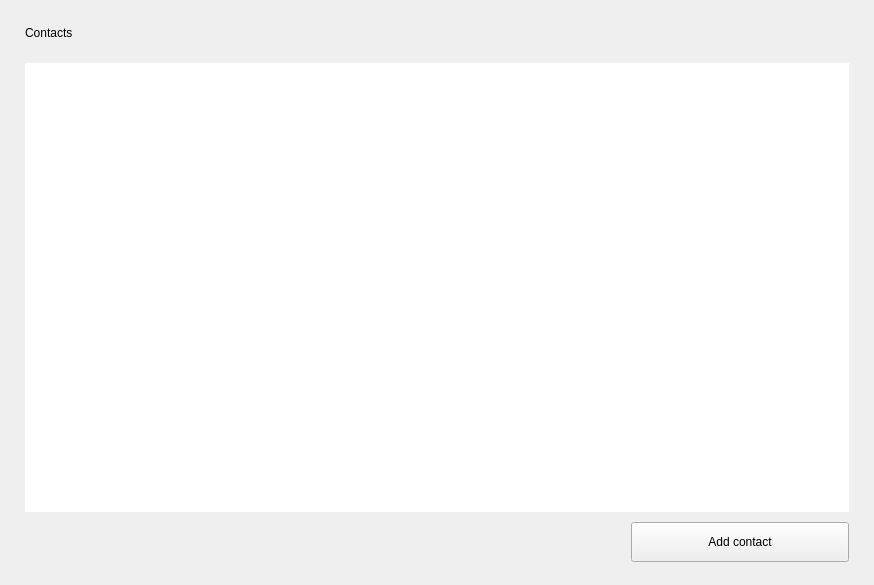
<?xml version="1.0" encoding="UTF-8"?>
<ui version="4.0">
 <class>AddressBookFrame</class>
 <widget class="QFrame" name="AddressBookFrame">
  <property name="geometry">
   <rect>
    <x>0</x>
    <y>0</y>
    <width>874</width>
    <height>585</height>
   </rect>
  </property>
  <property name="windowTitle">
   <string>Frame</string>
  </property>
  <property name="frameShape">
   <enum>QFrame::NoFrame</enum>
  </property>
  <property name="frameShadow">
   <enum>QFrame::Plain</enum>
  </property>
  <layout class="QVBoxLayout" name="verticalLayout">
   <property name="spacing">
    <number>0</number>
   </property>
   <property name="leftMargin">
    <number>25</number>
   </property>
   <property name="topMargin">
    <number>23</number>
   </property>
   <property name="rightMargin">
    <number>25</number>
   </property>
   <property name="bottomMargin">
    <number>23</number>
   </property>
   <item>
    <layout class="QHBoxLayout" name="horizontalLayout_2">
     <property name="spacing">
      <number>0</number>
     </property>
     <item>
      <widget class="WalletGui::WalletHeaderLabel" name="m_addressBookTextLabel">
       <property name="text">
        <string>Contacts</string>
       </property>
      </widget>
     </item>
     <item>
      <spacer name="horizontalSpacer_2">
       <property name="orientation">
        <enum>Qt::Horizontal</enum>
       </property>
       <property name="sizeHint" stdset="0">
        <size>
         <width>40</width>
         <height>20</height>
        </size>
       </property>
      </spacer>
     </item>
    </layout>
   </item>
   <item>
    <spacer name="verticalSpacer">
     <property name="orientation">
      <enum>Qt::Vertical</enum>
     </property>
     <property name="sizeType">
      <enum>QSizePolicy::Fixed</enum>
     </property>
     <property name="sizeHint" stdset="0">
      <size>
       <width>20</width>
       <height>20</height>
      </size>
     </property>
    </spacer>
   </item>
   <item>
    <widget class="WalletGui::WalletTreeView" name="m_addressBookView">
     <property name="focusPolicy">
      <enum>Qt::NoFocus</enum>
     </property>
     <property name="contextMenuPolicy">
      <enum>Qt::CustomContextMenu</enum>
     </property>
     <property name="frameShape">
      <enum>QFrame::NoFrame</enum>
     </property>
     <property name="alternatingRowColors">
      <bool>true</bool>
     </property>
     <property name="selectionMode">
      <enum>QAbstractItemView::NoSelection</enum>
     </property>
     <property name="textElideMode">
      <enum>Qt::ElideMiddle</enum>
     </property>
     <property name="verticalScrollMode">
      <enum>QAbstractItemView::ScrollPerPixel</enum>
     </property>
     <property name="rootIsDecorated">
      <bool>false</bool>
     </property>
     <property name="itemsExpandable">
      <bool>false</bool>
     </property>
     <property name="expandsOnDoubleClick">
      <bool>false</bool>
     </property>
     <attribute name="headerStretchLastSection">
      <bool>false</bool>
     </attribute>
    </widget>
   </item>
   <item>
    <spacer name="verticalSpacer_2">
     <property name="orientation">
      <enum>Qt::Vertical</enum>
     </property>
     <property name="sizeType">
      <enum>QSizePolicy::Fixed</enum>
     </property>
     <property name="sizeHint" stdset="0">
      <size>
       <width>20</width>
       <height>10</height>
      </size>
     </property>
    </spacer>
   </item>
   <item>
    <layout class="QHBoxLayout" name="horizontalLayout">
     <property name="spacing">
      <number>0</number>
     </property>
     <property name="topMargin">
      <number>0</number>
     </property>
     <item>
      <spacer name="horizontalSpacer">
       <property name="orientation">
        <enum>Qt::Horizontal</enum>
       </property>
       <property name="sizeHint" stdset="0">
        <size>
         <width>40</width>
         <height>20</height>
        </size>
       </property>
      </spacer>
     </item>
     <item>
      <widget class="WalletGui::WalletLargeBlueButton" name="m_addAddressButton">
       <property name="sizePolicy">
        <sizepolicy hsizetype="Fixed" vsizetype="Fixed">
         <horstretch>0</horstretch>
         <verstretch>0</verstretch>
        </sizepolicy>
       </property>
       <property name="minimumSize">
        <size>
         <width>218</width>
         <height>40</height>
        </size>
       </property>
       <property name="maximumSize">
        <size>
         <width>218</width>
         <height>40</height>
        </size>
       </property>
       <property name="text">
        <string>Add contact</string>
       </property>
       <property name="icon">
        <iconset>
         <normaloff>:/icons/add</normaloff>:/icons/add</iconset>
       </property>
      </widget>
     </item>
    </layout>
   </item>
  </layout>
 </widget>
 <customwidgets>
  <customwidget>
   <class>WalletGui::WalletHeaderLabel</class>
   <extends>QLabel</extends>
   <header>Gui/Common/WalletTextLabel.h</header>
  </customwidget>
  <customwidget>
   <class>WalletGui::WalletTreeView</class>
   <extends>QTreeView</extends>
   <header>Gui/Common/WalletTreeView.h</header>
  </customwidget>
  <customwidget>
   <class>WalletGui::WalletLargeBlueButton</class>
   <extends>QPushButton</extends>
   <header>Gui/Common/WalletBlueButton.h</header>
  </customwidget>
 </customwidgets>
 <resources/>
 <connections>
  <connection>
   <sender>m_addAddressButton</sender>
   <signal>clicked()</signal>
   <receiver>AddressBookFrame</receiver>
   <slot>addClicked()</slot>
   <hints>
    <hint type="sourcelabel">
     <x>53</x>
     <y>556</y>
    </hint>
    <hint type="destinationlabel">
     <x>436</x>
     <y>292</y>
    </hint>
   </hints>
  </connection>
  <connection>
   <sender>m_addressBookView</sender>
   <signal>customContextMenuRequested(QPoint)</signal>
   <receiver>AddressBookFrame</receiver>
   <slot>contextMenu(QPoint)</slot>
   <hints>
    <hint type="sourcelabel">
     <x>436</x>
     <y>297</y>
    </hint>
    <hint type="destinationlabel">
     <x>436</x>
     <y>292</y>
    </hint>
   </hints>
  </connection>
 </connections>
 <slots>
  <slot>addClicked()</slot>
  <slot>contextMenu(QPoint)</slot>
 </slots>
</ui>
